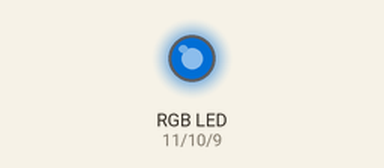
Simulated run of this sketch. Board: Arduino Uno, built with avr-gcc and run on an emulated ATmega328P. Parts: an RGB LED mixed from three pins (HIGH = lit). Dim RGB values are drawn brighter than linear; random numbers use the default seed unless the sketch sets one.

Above: at 0.1 s.
At 4.1 s:
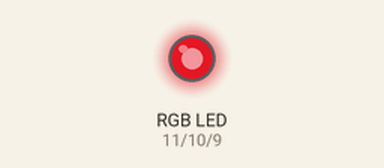
At 9.1 s:
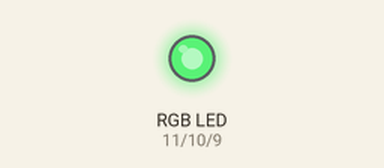
At 19.1 s:
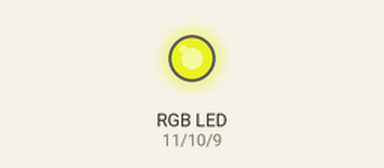
At 29.1 s:
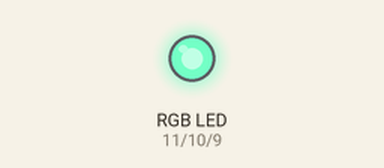
At 39.1 s:
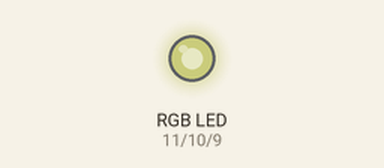
Timing chart, 0 to 40.0 s (numbered marks = the images above):
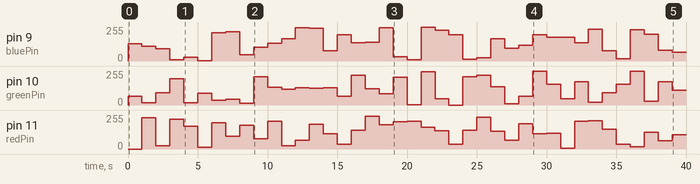

Measured:
- by itself, pin 9 (bluePin): 0/255 → 130/255 at 0.00 s, → 112/255 1.0 s later, → 91/255 1.0 s later, → 9/255 1.0 s later, … (40 changes in this stretch)
- by itself, pin 11 (redPin): 0/255 → 234/255 at 1.0 s, → 24/255 1.0 s later, → 222/255 1.0 s later, → 169/255 1.0 s later, … (39 changes in this stretch)

The sketch:

app.ino
```cpp
const int redPin = 11;
const int greenPin = 10;
const int bluePin = 9;

void setup() {
    randomSeed(analogRead(A0));
}

void loop() {
    analogWrite(redPin, random(256));
    analogWrite(greenPin, random(256));
    analogWrite(bluePin, random(256));
    delay(1000);
}
```
